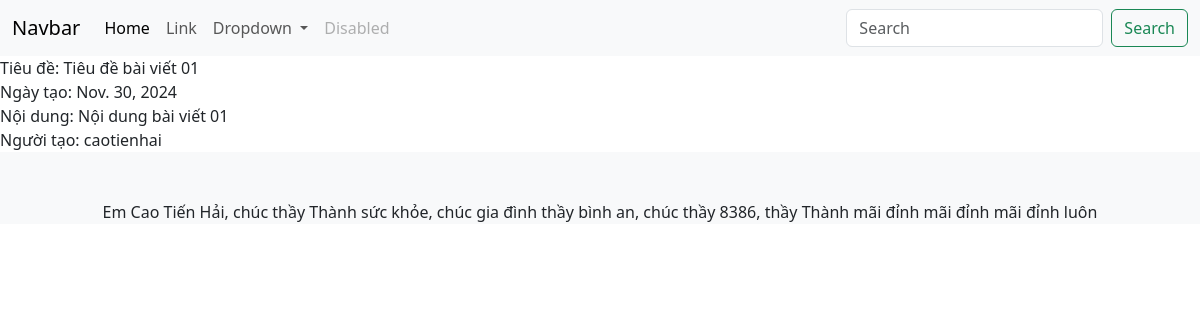
Screenshot of /xembaiviet/1/ with the database file from the repository.
### qlbaiviet/models.py (models this page shows, shortened)
class BaiViet(models.Model):
  tieu_de = models.CharField(max_length=250)
  noi_dung = models.TextField(blank=True)
  ngay_tao = models.DateField()
  nguoi_tao = models.ForeignKey(User, on_delete=models.CASCADE)
  chuyen_muc = models.ManyToManyField(ChuyenMuc, through='BaiVietChuyenMuc')

### qlbaiviet/views.py (the view)
# urls.py: path('xembaiviet/<int:idbaiviet>/', xembaiviet, name='xembaiviet'),
def xembaiviet(request, idbaiviet):
  bai_viet = get_object_or_404(BaiViet, id=idbaiviet)
  tieu_de = bai_viet.tieu_de
  return render(request, 'xembaiviet.html', {'baiviet': bai_viet, 'title': tieu_de})

### qlbaiviet/templates/xembaiviet.html (shortened to what this page needs)
{% extends 'index.html' %}
{% block content %}
  Tiêu đề: {{ baiviet.tieu_de }} <br>
  Ngày tạo: {{ baiviet.ngay_tao }} <br>
  Nội dung: {{ baiviet.noi_dung }} <br>
  Người tạo: {{ baiviet.nguoi_tao }} <br>
{% endblock %}

### rows the page displays
BaiViet: tieu_de "Tiêu đề bài viết 01", ngay_tao "Nov. 30, 2024", noi_dung "Nội dung bài viết 01", nguoi_tao "caotienhai"
